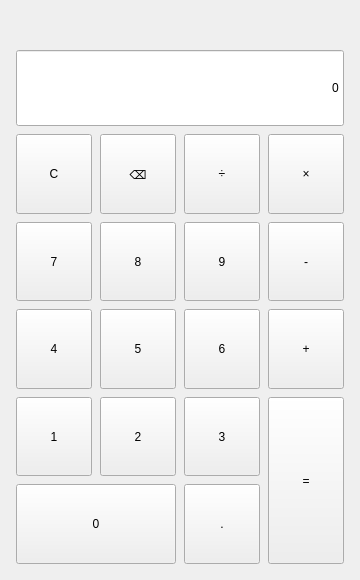
<?xml version="1.0" encoding="UTF-8"?>
<ui version="4.0">
 <class>Calculator</class>
 <widget class="QWidget" name="Calculator">
  <property name="geometry">
   <rect>
    <x>0</x>
    <y>0</y>
    <width>360</width>
    <height>580</height>
   </rect>
  </property>
  <property name="minimumSize">
   <size>
    <width>320</width>
    <height>500</height>
   </size>
  </property>
  <property name="windowTitle">
   <string>计算器 - 实验1</string>
  </property>
  <property name="focusPolicy">
   <enum>Qt::StrongFocus</enum>
  </property>
  <layout class="QVBoxLayout" name="mainLayout">
   <property name="spacing">
    <number>8</number>
   </property>
   <property name="leftMargin">
    <number>16</number>
   </property>
   <property name="topMargin">
    <number>16</number>
   </property>
   <property name="rightMargin">
    <number>16</number>
   </property>
   <property name="bottomMargin">
    <number>16</number>
   </property>
   <item>
    <widget class="QLabel" name="historyLabel">
     <property name="minimumSize">
      <size>
       <width>0</width>
       <height>26</height>
      </size>
     </property>
     <property name="maximumSize">
      <size>
       <width>16777215</width>
       <height>26</height>
      </size>
     </property>
     <property name="text">
      <string/>
     </property>
     <property name="alignment">
      <set>Qt::AlignRight|Qt::AlignVCenter</set>
     </property>
    </widget>
   </item>
   <item>
    <widget class="QLineEdit" name="displayEdit">
     <property name="minimumSize">
      <size>
       <width>0</width>
       <height>76</height>
      </size>
     </property>
     <property name="maximumSize">
      <size>
       <width>16777215</width>
       <height>76</height>
      </size>
     </property>
     <property name="focusPolicy">
      <enum>Qt::NoFocus</enum>
     </property>
     <property name="text">
      <string>0</string>
     </property>
     <property name="alignment">
      <set>Qt::AlignRight|Qt::AlignTrailing|Qt::AlignVCenter</set>
     </property>
     <property name="readOnly">
      <bool>true</bool>
     </property>
    </widget>
   </item>
   <item>
    <layout class="QGridLayout" name="buttonLayout" rowstretch="1,1,1,1,1" columnstretch="1,1,1,1">
     <property name="spacing">
      <number>8</number>
     </property>
     <item row="0" column="0">
      <widget class="QPushButton" name="btnClear">
       <property name="minimumSize">
        <size>
         <width>60</width>
         <height>56</height>
        </size>
       </property>
       <property name="sizePolicy">
        <sizepolicy hsizetype="Expanding" vsizetype="Expanding">
         <horstretch>0</horstretch>
         <verstretch>0</verstretch>
        </sizepolicy>
       </property>
       <property name="focusPolicy">
        <enum>Qt::NoFocus</enum>
       </property>
       <property name="text">
        <string>C</string>
       </property>
      </widget>
     </item>
     <item row="0" column="1">
      <widget class="QPushButton" name="btnBack">
       <property name="minimumSize">
        <size>
         <width>60</width>
         <height>56</height>
        </size>
       </property>
       <property name="sizePolicy">
        <sizepolicy hsizetype="Expanding" vsizetype="Expanding">
         <horstretch>0</horstretch>
         <verstretch>0</verstretch>
        </sizepolicy>
       </property>
       <property name="focusPolicy">
        <enum>Qt::NoFocus</enum>
       </property>
       <property name="text">
        <string>⌫</string>
       </property>
      </widget>
     </item>
     <item row="0" column="2">
      <widget class="QPushButton" name="btnDivide">
       <property name="minimumSize">
        <size>
         <width>60</width>
         <height>56</height>
        </size>
       </property>
       <property name="sizePolicy">
        <sizepolicy hsizetype="Expanding" vsizetype="Expanding">
         <horstretch>0</horstretch>
         <verstretch>0</verstretch>
        </sizepolicy>
       </property>
       <property name="focusPolicy">
        <enum>Qt::NoFocus</enum>
       </property>
       <property name="text">
        <string>÷</string>
       </property>
      </widget>
     </item>
     <item row="0" column="3">
      <widget class="QPushButton" name="btnMultiply">
       <property name="minimumSize">
        <size>
         <width>60</width>
         <height>56</height>
        </size>
       </property>
       <property name="sizePolicy">
        <sizepolicy hsizetype="Expanding" vsizetype="Expanding">
         <horstretch>0</horstretch>
         <verstretch>0</verstretch>
        </sizepolicy>
       </property>
       <property name="focusPolicy">
        <enum>Qt::NoFocus</enum>
       </property>
       <property name="text">
        <string>×</string>
       </property>
      </widget>
     </item>
     <item row="1" column="0">
      <widget class="QPushButton" name="btn7">
       <property name="minimumSize">
        <size>
         <width>60</width>
         <height>56</height>
        </size>
       </property>
       <property name="sizePolicy">
        <sizepolicy hsizetype="Expanding" vsizetype="Expanding">
         <horstretch>0</horstretch>
         <verstretch>0</verstretch>
        </sizepolicy>
       </property>
       <property name="focusPolicy">
        <enum>Qt::NoFocus</enum>
       </property>
       <property name="text">
        <string>7</string>
       </property>
      </widget>
     </item>
     <item row="1" column="1">
      <widget class="QPushButton" name="btn8">
       <property name="minimumSize">
        <size>
         <width>60</width>
         <height>56</height>
        </size>
       </property>
       <property name="sizePolicy">
        <sizepolicy hsizetype="Expanding" vsizetype="Expanding">
         <horstretch>0</horstretch>
         <verstretch>0</verstretch>
        </sizepolicy>
       </property>
       <property name="focusPolicy">
        <enum>Qt::NoFocus</enum>
       </property>
       <property name="text">
        <string>8</string>
       </property>
      </widget>
     </item>
     <item row="1" column="2">
      <widget class="QPushButton" name="btn9">
       <property name="minimumSize">
        <size>
         <width>60</width>
         <height>56</height>
        </size>
       </property>
       <property name="sizePolicy">
        <sizepolicy hsizetype="Expanding" vsizetype="Expanding">
         <horstretch>0</horstretch>
         <verstretch>0</verstretch>
        </sizepolicy>
       </property>
       <property name="focusPolicy">
        <enum>Qt::NoFocus</enum>
       </property>
       <property name="text">
        <string>9</string>
       </property>
      </widget>
     </item>
     <item row="1" column="3">
      <widget class="QPushButton" name="btnMinus">
       <property name="minimumSize">
        <size>
         <width>60</width>
         <height>56</height>
        </size>
       </property>
       <property name="sizePolicy">
        <sizepolicy hsizetype="Expanding" vsizetype="Expanding">
         <horstretch>0</horstretch>
         <verstretch>0</verstretch>
        </sizepolicy>
       </property>
       <property name="focusPolicy">
        <enum>Qt::NoFocus</enum>
       </property>
       <property name="text">
        <string>-</string>
       </property>
      </widget>
     </item>
     <item row="2" column="0">
      <widget class="QPushButton" name="btn4">
       <property name="minimumSize">
        <size>
         <width>60</width>
         <height>56</height>
        </size>
       </property>
       <property name="sizePolicy">
        <sizepolicy hsizetype="Expanding" vsizetype="Expanding">
         <horstretch>0</horstretch>
         <verstretch>0</verstretch>
        </sizepolicy>
       </property>
       <property name="focusPolicy">
        <enum>Qt::NoFocus</enum>
       </property>
       <property name="text">
        <string>4</string>
       </property>
      </widget>
     </item>
     <item row="2" column="1">
      <widget class="QPushButton" name="btn5">
       <property name="minimumSize">
        <size>
         <width>60</width>
         <height>56</height>
        </size>
       </property>
       <property name="sizePolicy">
        <sizepolicy hsizetype="Expanding" vsizetype="Expanding">
         <horstretch>0</horstretch>
         <verstretch>0</verstretch>
        </sizepolicy>
       </property>
       <property name="focusPolicy">
        <enum>Qt::NoFocus</enum>
       </property>
       <property name="text">
        <string>5</string>
       </property>
      </widget>
     </item>
     <item row="2" column="2">
      <widget class="QPushButton" name="btn6">
       <property name="minimumSize">
        <size>
         <width>60</width>
         <height>56</height>
        </size>
       </property>
       <property name="sizePolicy">
        <sizepolicy hsizetype="Expanding" vsizetype="Expanding">
         <horstretch>0</horstretch>
         <verstretch>0</verstretch>
        </sizepolicy>
       </property>
       <property name="focusPolicy">
        <enum>Qt::NoFocus</enum>
       </property>
       <property name="text">
        <string>6</string>
       </property>
      </widget>
     </item>
     <item row="2" column="3">
      <widget class="QPushButton" name="btnPlus">
       <property name="minimumSize">
        <size>
         <width>60</width>
         <height>56</height>
        </size>
       </property>
       <property name="sizePolicy">
        <sizepolicy hsizetype="Expanding" vsizetype="Expanding">
         <horstretch>0</horstretch>
         <verstretch>0</verstretch>
        </sizepolicy>
       </property>
       <property name="focusPolicy">
        <enum>Qt::NoFocus</enum>
       </property>
       <property name="text">
        <string>+</string>
       </property>
      </widget>
     </item>
     <item row="3" column="0">
      <widget class="QPushButton" name="btn1">
       <property name="minimumSize">
        <size>
         <width>60</width>
         <height>56</height>
        </size>
       </property>
       <property name="sizePolicy">
        <sizepolicy hsizetype="Expanding" vsizetype="Expanding">
         <horstretch>0</horstretch>
         <verstretch>0</verstretch>
        </sizepolicy>
       </property>
       <property name="focusPolicy">
        <enum>Qt::NoFocus</enum>
       </property>
       <property name="text">
        <string>1</string>
       </property>
      </widget>
     </item>
     <item row="3" column="1">
      <widget class="QPushButton" name="btn2">
       <property name="minimumSize">
        <size>
         <width>60</width>
         <height>56</height>
        </size>
       </property>
       <property name="sizePolicy">
        <sizepolicy hsizetype="Expanding" vsizetype="Expanding">
         <horstretch>0</horstretch>
         <verstretch>0</verstretch>
        </sizepolicy>
       </property>
       <property name="focusPolicy">
        <enum>Qt::NoFocus</enum>
       </property>
       <property name="text">
        <string>2</string>
       </property>
      </widget>
     </item>
     <item row="3" column="2">
      <widget class="QPushButton" name="btn3">
       <property name="minimumSize">
        <size>
         <width>60</width>
         <height>56</height>
        </size>
       </property>
       <property name="sizePolicy">
        <sizepolicy hsizetype="Expanding" vsizetype="Expanding">
         <horstretch>0</horstretch>
         <verstretch>0</verstretch>
        </sizepolicy>
       </property>
       <property name="focusPolicy">
        <enum>Qt::NoFocus</enum>
       </property>
       <property name="text">
        <string>3</string>
       </property>
      </widget>
     </item>
     <item row="3" column="3" rowspan="2">
      <widget class="QPushButton" name="btnEquals">
       <property name="minimumSize">
        <size>
         <width>60</width>
         <height>56</height>
        </size>
       </property>
       <property name="sizePolicy">
        <sizepolicy hsizetype="Expanding" vsizetype="Expanding">
         <horstretch>0</horstretch>
         <verstretch>0</verstretch>
        </sizepolicy>
       </property>
       <property name="focusPolicy">
        <enum>Qt::NoFocus</enum>
       </property>
       <property name="text">
        <string>=</string>
       </property>
      </widget>
     </item>
     <item row="4" column="0" colspan="2">
      <widget class="QPushButton" name="btn0">
       <property name="minimumSize">
        <size>
         <width>60</width>
         <height>56</height>
        </size>
       </property>
       <property name="sizePolicy">
        <sizepolicy hsizetype="Expanding" vsizetype="Expanding">
         <horstretch>0</horstretch>
         <verstretch>0</verstretch>
        </sizepolicy>
       </property>
       <property name="focusPolicy">
        <enum>Qt::NoFocus</enum>
       </property>
       <property name="text">
        <string>0</string>
       </property>
      </widget>
     </item>
     <item row="4" column="2">
      <widget class="QPushButton" name="btnDot">
       <property name="minimumSize">
        <size>
         <width>60</width>
         <height>56</height>
        </size>
       </property>
       <property name="sizePolicy">
        <sizepolicy hsizetype="Expanding" vsizetype="Expanding">
         <horstretch>0</horstretch>
         <verstretch>0</verstretch>
        </sizepolicy>
       </property>
       <property name="focusPolicy">
        <enum>Qt::NoFocus</enum>
       </property>
       <property name="text">
        <string>.</string>
       </property>
      </widget>
     </item>
    </layout>
   </item>
  </layout>
 </widget>
 <resources/>
 <connections/>
</ui>
